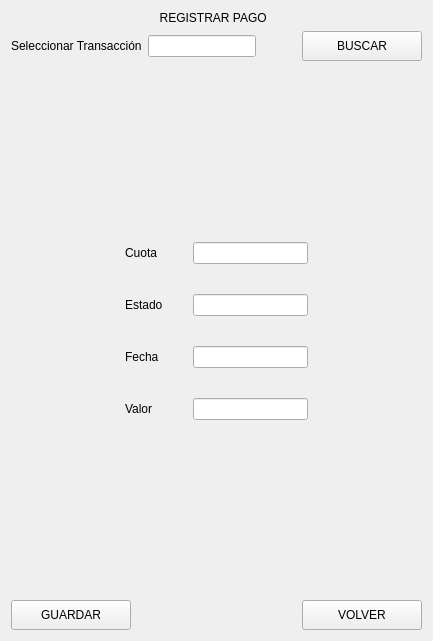
               <widget class="QWidget" name="page_10registrar_pago">
                <layout class="QVBoxLayout" name="verticalLayout_32">
                 <item>
                  <widget class="QLabel" name="label_55">
                   <property name="text">
                    <string>REGISTRAR PAGO  </string>
                   </property>
                   <property name="alignment">
                    <set>Qt::AlignmentFlag::AlignCenter</set>
                   </property>
                  </widget>
                 </item>
                 <item>
                  <layout class="QHBoxLayout" name="horizontalLayout_26">
                   <item>
                    <widget class="QLabel" name="label_57">
                     <property name="text">
                      <string>Seleccionar Transacción</string>
                     </property>
                    </widget>
                   </item>
                   <item>
                    <widget class="QLineEdit" name="lineEdit_30"/>
                   </item>
                   <item>
                    <spacer name="horizontalSpacer_35">
                     <property name="orientation">
                      <enum>Qt::Orientation::Horizontal</enum>
                     </property>
                     <property name="sizeHint" stdset="0">
                      <size>
                       <width>40</width>
                       <height>20</height>
                      </size>
                     </property>
                    </spacer>
                   </item>
                   <item>
                    <widget class="QPushButton" name="pushButton_28">
                     <property name="minimumSize">
                      <size>
                       <width>120</width>
                       <height>30</height>
                      </size>
                     </property>
                     <property name="text">
                      <string>BUSCAR</string>
                     </property>
                     <property name="icon">
                      <iconset>
                       <normaloff>img/search.svg</normaloff>img/search.svg</iconset>
                     </property>
                    </widget>
                   </item>
                  </layout>
                 </item>
                 <item>
                  <spacer name="verticalSpacer_18">
                   <property name="orientation">
                    <enum>Qt::Orientation::Vertical</enum>
                   </property>
                   <property name="sizeHint" stdset="0">
                    <size>
                     <width>20</width>
                     <height>175</height>
                    </size>
                   </property>
                  </spacer>
                 </item>
                 <item>
                  <layout class="QHBoxLayout" name="horizontalLayout_27">
                   <property name="spacing">
                    <number>30</number>
                   </property>
                   <item>
                    <spacer name="horizontalSpacer_27">
                     <property name="orientation">
                      <enum>Qt::Orientation::Horizontal</enum>
                     </property>
                     <property name="sizeHint" stdset="0">
                      <size>
                       <width>40</width>
                       <height>20</height>
                      </size>
                     </property>
                    </spacer>
                   </item>
                   <item>
                    <layout class="QVBoxLayout" name="verticalLayout_31">
                     <property name="spacing">
                      <number>30</number>
                     </property>
                     <item>
                      <widget class="QLabel" name="label_58">
                       <property name="text">
                        <string>Cuota</string>
                       </property>
                      </widget>
                     </item>
                     <item>
                      <widget class="QLabel" name="label_59">
                       <property name="text">
                        <string>Estado</string>
                       </property>
                      </widget>
                     </item>
                     <item>
                      <widget class="QLabel" name="label_60">
                       <property name="text">
                        <string>Fecha</string>
                       </property>
                      </widget>
                     </item>
                     <item>
                      <widget class="QLabel" name="label_61">
                       <property name="text">
                        <string>Valor</string>
                       </property>
                      </widget>
                     </item>
                    </layout>
                   </item>
                   <item>
                    <layout class="QVBoxLayout" name="verticalLayout_30">
                     <property name="spacing">
                      <number>30</number>
                     </property>
                     <item>
                      <widget class="QLineEdit" name="lineEdit_31"/>
                     </item>
                     <item>
                      <widget class="QLineEdit" name="lineEdit_32"/>
                     </item>
                     <item>
                      <widget class="QLineEdit" name="lineEdit_33"/>
                     </item>
                     <item>
                      <widget class="QLineEdit" name="lineEdit_34"/>
                     </item>
                    </layout>
                   </item>
                   <item>
                    <spacer name="horizontalSpacer_28">
                     <property name="orientation">
                      <enum>Qt::Orientation::Horizontal</enum>
                     </property>
                     <property name="sizeHint" stdset="0">
                      <size>
                       <width>40</width>
                       <height>20</height>
                      </size>
                     </property>
                    </spacer>
                   </item>
                  </layout>
                 </item>
                 <item>
                  <spacer name="verticalSpacer_17">
                   <property name="orientation">
                    <enum>Qt::Orientation::Vertical</enum>
                   </property>
                   <property name="sizeHint" stdset="0">
                    <size>
                     <width>20</width>
                     <height>174</height>
                    </size>
                   </property>
                  </spacer>
                 </item>
                 <item>
                  <layout class="QHBoxLayout" name="horizontalLayout_25">
                   <item>
                    <widget class="QPushButton" name="pushButton_32">
                     <property name="minimumSize">
                      <size>
                       <width>120</width>
                       <height>30</height>
                      </size>
                     </property>
                     <property name="text">
                      <string>GUARDAR</string>
                     </property>
                     <property name="icon">
                      <iconset>
                       <normaloff>img/save.svg</normaloff>img/save.svg</iconset>
                     </property>
                    </widget>
                   </item>
                   <item>
                    <spacer name="horizontalSpacer_26">
                     <property name="orientation">
                      <enum>Qt::Orientation::Horizontal</enum>
                     </property>
                     <property name="sizeHint" stdset="0">
                      <size>
                       <width>40</width>
                       <height>20</height>
                      </size>
                     </property>
                    </spacer>
                   </item>
                   <item>
                    <widget class="QPushButton" name="pushButton_33">
                     <property name="minimumSize">
                      <size>
                       <width>120</width>
                       <height>30</height>
                      </size>
                     </property>
                     <property name="text">
                      <string>VOLVER</string>
                     </property>
                     <property name="icon">
                      <iconset>
                       <normaloff>img/corner-down-left.svg</normaloff>img/corner-down-left.svg</iconset>
                     </property>
                    </widget>
                   </item>
                  </layout>
                 </item>
                </layout>
               </widget>
